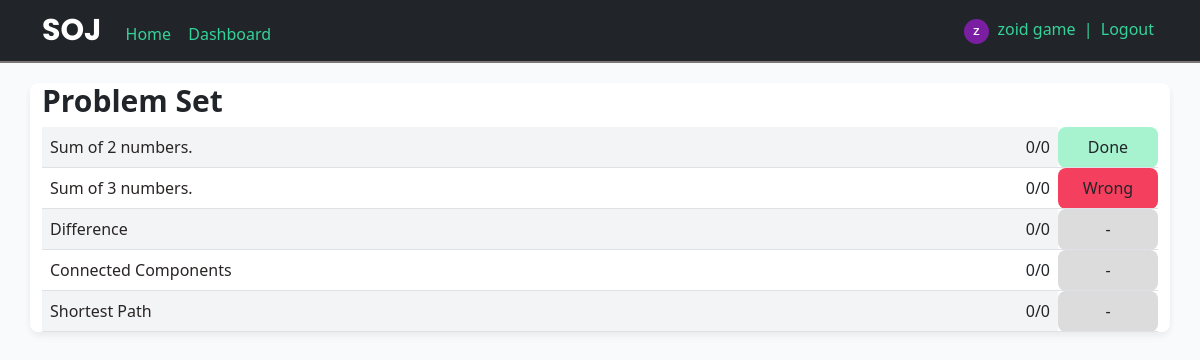
Screenshot of / (signed in) with the database file from the repository.
### SOJ/models.py (models this page shows, shortened)
class User(db.Model, UserMixin):
    id = db.Column(db.Integer, primary_key=True)
    username = db.Column(db.String(20), unique=True, nullable=False)
    email = db.Column(db.String(120), unique=True, nullable=False)
    image_file = db.Column(db.String(20), nullable=False, default='default.jpg')
    password = db.Column(db.String(60), nullable=False)

class Problem(db.Model):
    id = db.Column(db.Integer, primary_key=True)
    title = db.Column(db.String(100), nullable=False)
    statement = db.Column(db.String(1000), nullable=False)
    categories = db.Column(db.String(1000), nullable=True)
    input = db.Column(db.String(1000), nullable=False)
    output = db.Column(db.String(1000), nullable=False)
    constraint = db.Column(db.String(1000), nullable=False)
    solved = db.Column(db.Integer, nullable=False, default=0)
    tried = db.Column(db.Integer, nullable=False , default=0)

### SOJ/main/routes.py (the view)
@main.route("/home", methods=['GET', 'POST'])
@main.route("/", methods=['GET', 'POST'])
def home():
    problems = Problem.query.all()
    solved_status = ['-']*len(problems)
    if (current_user.is_authenticated):
        for prob_id in range(len(problems)):
            submission = Submission.query.filter_by(user_id=current_user.id, prob_id=prob_id+1, status='W').first()
            if submission:
                solved_status[submission.prob_id-1] = 'W'
            submission = Submission.query.filter_by(user_id=current_user.id, prob_id=prob_id+1, status='A').first()
            if submission:
                solved_status[submission.prob_id-1] = 'A'
    print(solved_status)
    return render_template("home.html", title='home', problems=problems, solved_status=solved_status, n=len(problems));

### SOJ/models.py (called while the page is built)
@login_manager.user_loader
def load_user(user_id):
    return User.query.get(int(user_id))

### SOJ/templates/home.html (shortened to what this page needs)
{% extends "layout.html" %}
{% block content %}
<div class="custom-card container p-0">
    <div class="container " style="margin-top:20px">
        <h5 style="font-weight: bold; font-size:30px;">Problem Set</h4>
    </div>
    <div class="container ">
        <table class="table my-0">
            {% for prob in problems %}
            <tr class="data-row" >
                <td>
                    <div class="d-flex flex-row">
                        <a class="task-link" href="{{ url_for('main.task', id=prob.id) }}">{{ prob.title }}</a>
                    </div>
                </td>
                <td style="text-align: right;">
                    {{ prob.solved }}/{{ prob.tried }}
                </td>
                {% if current_user.is_authenticated %}
                    {% if solved_status[prob.id-1] == 'A' %}
                        <td style="background-color: #a7f3d0; text-align:center; width:100px; border-radius: 8px; ">
                            Done
                        </td>
                    {% elif solved_status[prob.id-1] == 'W' or solved_status[prob.id-1] == 'T' %}
                        <td style="background-color: #f43f5e; text-align:center; border-radius: 8px; ">
                            Wrong
                        </td>
                    {% else %}
                        <td style="background-color: gainsboro; text-align:center; border-radius: 8px; ">
                            -
                        </td>
                    {% endif %}
                {% else %}
                    <td style="background-color: #d1d5db; text-align:center; border-radius: 8px; ">
                        -
                    </td>
                {% endif %}
            </tr>
            {% endfor %}
        </table>
    </div>
</div>
{% endblock %}

### SOJ/templates/layout.html (shortened to what this page needs)
<!DOCTYPE html>
<html>
<head>
    <link href="https://cdn.jsdelivr.net/npm/bootstrap@5.0.2/dist/css/bootstrap.min.css" rel="stylesheet">
    <link rel="stylesheet" href="{{ url_for('static', filename='css/layout.css') }}">
</head>
<body style="background-color: #f9fafb;">
    <nav class="navbar navbar-dark bg-dark ">
        <div class="container">
            <div>
                <a  class="navbar-brand" style="font-size:30px; font-weight: bold; font-family: 'Poppins', sans-serif;">SOJ</a>
                <a href="/" class="custom-link">Home</a>
                {% if current_user.is_authenticated %}
                    <a href="{{ url_for('main.dashboard') }}" class="custom-link" style="margin-left:5px;">Dashboard</a>
                {% endif %}
            </div>
            <div>
                {% if current_user.is_authenticated %}
                <img class="rounded-circle" src="{{ url_for('static', filename='profile_pics/' + current_user.image_file) }}" width="25" height="25" >
                    <a class="custom-link" href="{{ url_for('users.account') }}">{{ current_user.username }} </a><span style="color: #34d399  ;">| </span>
                    <a class="custom-link" href="{{ url_for('users.logout') }}">Logout</a>
                {% else %}
                    <a class="custom-link" href="{{ url_for('users.login') }}">Login</a>
                {% endif %}
        </div>
    </nav>
    {% block content %}{% endblock %}
</body>
</html>

### SOJ/static/css/layout.css (style rules this page uses)
.custom-card { background-color: white; padding: 10px ; border-radius: 8px; box-shadow: rgba(0, 0, 0, 0.04) 0px 2px 6px, rgba(0, 0, 0, 0.02) 0px 4px 8px, rgba(0, 0, 0, 0.02) 0px 6px 12px; }
a { transition: all 0.3s; }
.custom-link { text-decoration: None; padding: 4px; color: #34d399 ; }
.task-link { text-decoration: None; color: #292524; }
nav { border-bottom: 2px solid rgb(125, 117, 117); }

### rows the page displays
User: image_file (picture), username "zoid game"
Problem: title "Sum of 2 numbers.", solved "0", tried "0", shows "Done"
Problem: title "Sum of 3 numbers.", solved "0", tried "0", shows "Wrong"
Problem: title "Difference", solved "0", tried "0"
Problem: title "Connected Components", solved "0", tried "0"
Problem: title "Shortest Path", solved "0", tried "0"
